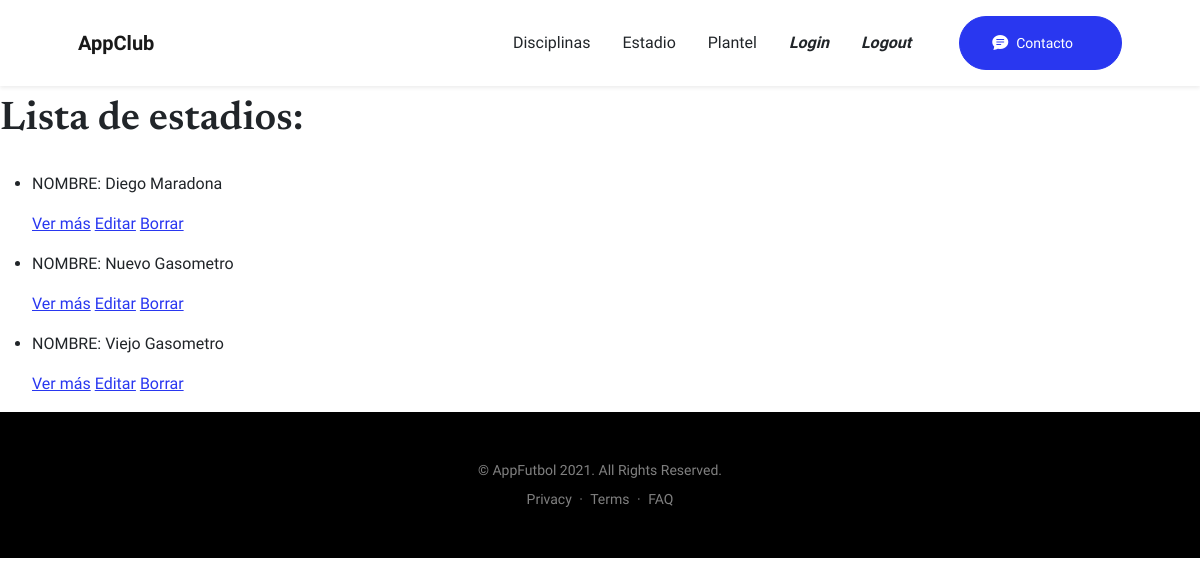
/AppClub/estadio/list (signed in), run on an earlier commit of the app's database.
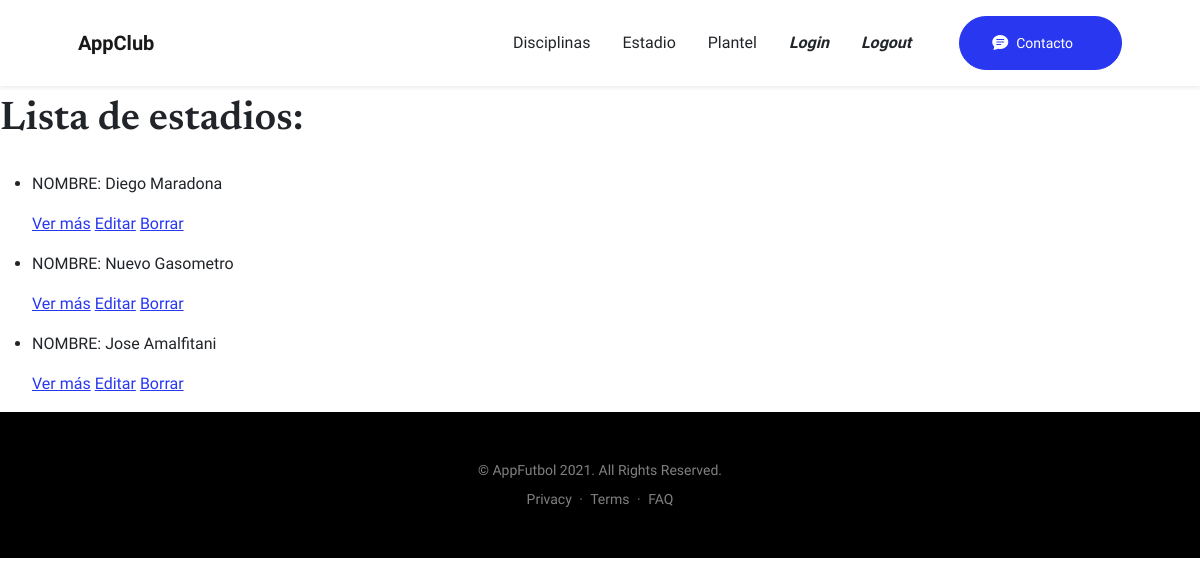
And on a later commit of the database.
### AppClub/models.py (models this page shows, shortened)
class Estadio(models.Model):
    nombre = models.CharField(max_length=40)
    direccion = models.CharField(max_length=40)
    anioFund = models.DateField()

### AppClub/views.py (the view)
# urls.py: path('estadio/list', views.EstadioList.as_view(), name='List'),
class EstadioList(LoginRequiredMixin, ListView):
    model = Estadio
    template_name = "AppClub/estadios_list.html"

### AppClub/templates/AppClub/estadios_list.html
{% extends "AppClub/base.html" %}
{% load static %}
        {% block contenidoVariable %}
        <h1 class="mb-1">Lista de estadios:</h1> <br>
          <ul>
            {% for estadio in object_list %}
            <li>
              <p>NOMBRE: {{ estadio.nombre}}</p>
              <p>
              <a href="{% url 'Detail' estadio.id %}">Ver más</a>
              <a href="{% url 'Edit' estadio.id %}">Editar</a>
              <a href="{% url 'Delete' estadio.id %}">Borrar</a>
            </p>
            </li>
            {% endfor %}
          </ul>
        {% endblock %}

What changed in the data, as far as the page shows it:
removed Estadio: nombre "Viejo Gasometro"
added Estadio: nombre "Jose Amalfitani"
